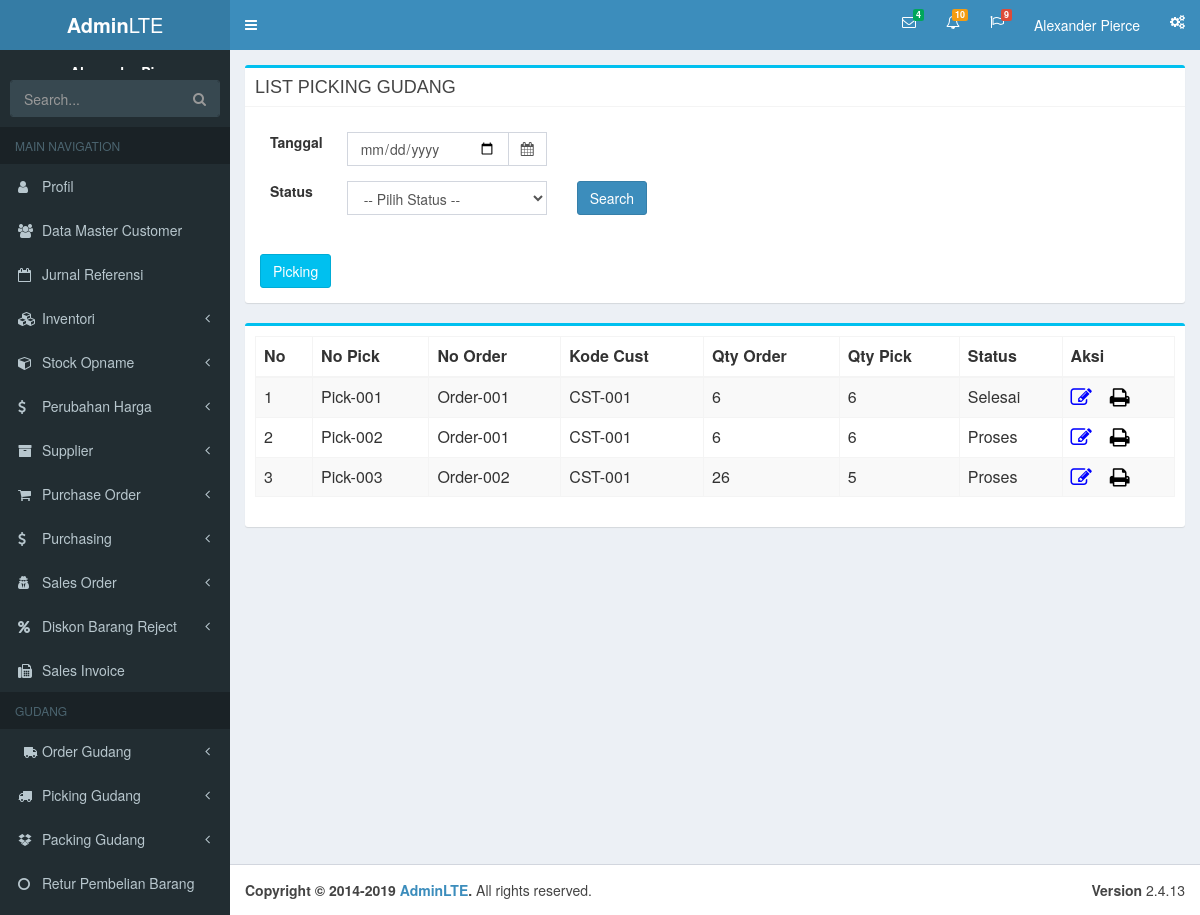
The app's page /picking_gudang/list.php, older data.
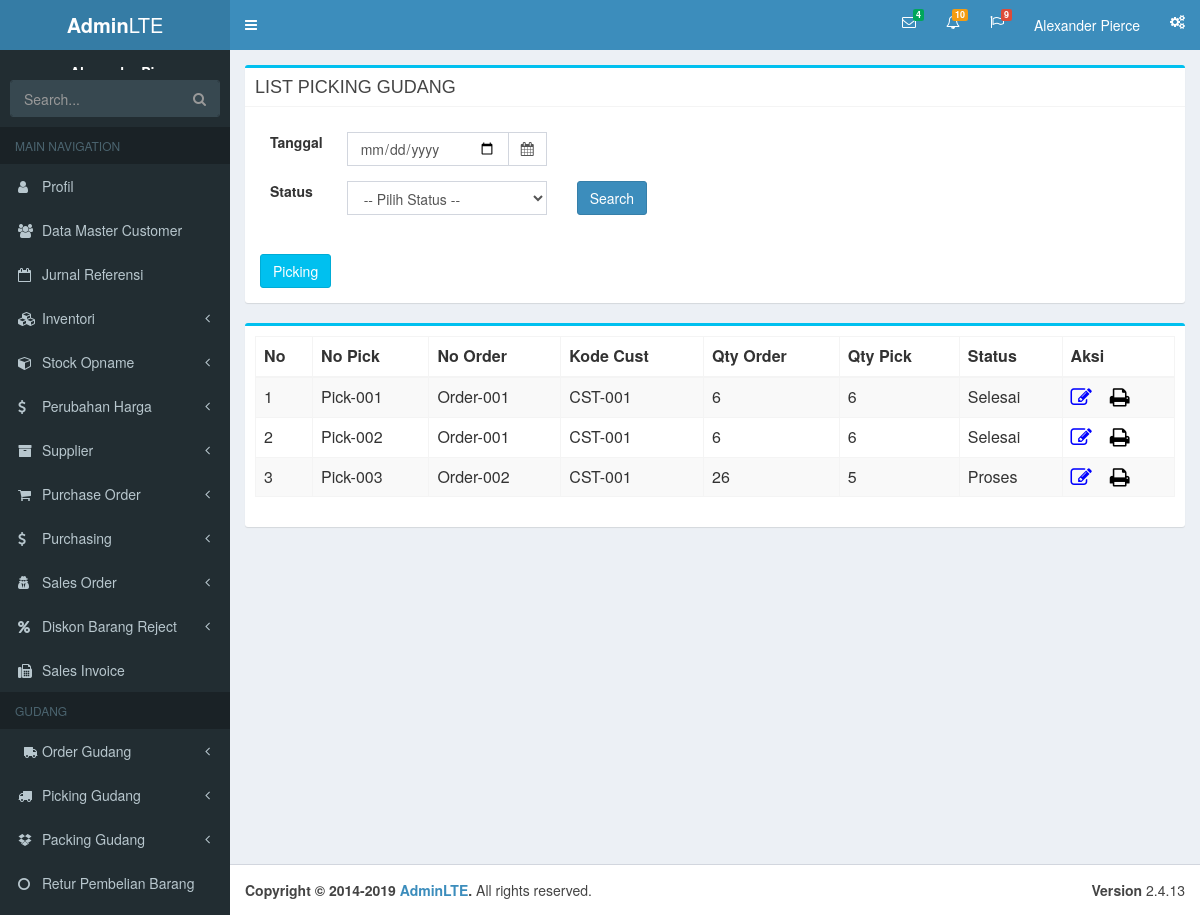
The same page, newer data.
### tables this page shows
CREATE TABLE `picking` (
  `nomor_picking` varchar(255) NOT NULL,
  `nomor_order` varchar(255) NOT NULL,
  `kode_customer` varchar(255) NOT NULL,
  `status` varchar(255) NOT NULL,
  `total` varchar(255) NOT NULL,
  `tanggal` date NOT NULL,
  `created_at` timestamp NOT NULL DEFAULT current_timestamp(),
  `updated_at` timestamp NULL DEFAULT NULL ON UPDATE current_timestamp()
);

CREATE TABLE `order_gudang` (
  `nomor_order` varchar(255) NOT NULL,
  `tanggal` date NOT NULL,
  `nomor_so` varchar(255) NOT NULL,
  `kode_customer` varchar(255) NOT NULL,
  `keterangan` varchar(255) NOT NULL,
  `total` varchar(255) NOT NULL,
  `created_at` timestamp NOT NULL DEFAULT current_timestamp(),
  `updated_at` timestamp NULL DEFAULT NULL ON UPDATE current_timestamp()
);

### env.php (called while the page is built, shortened)
<?php
$host = "localhost";
$user = "root";
$password = "";
$dbname = "brasco_pusat";
$conn = mysqli_connect($host, $user, $password, $dbname);
function query($query)
{
  global $conn;
  $result = mysqli_query($conn, $query);
  $rows = [];
  while ($row = mysqli_fetch_assoc($result)) {
    $rows[] = $row;
  }
  return $rows;
}

### picking_gudang/list.php (the view, shortened to what this page needs)
<?php
require '../env.php';
$datas =  query("SELECT * FROM picking");
?>
<?php include('../templates/header.php') ?>
<div class="content-wrapper">
    <section class="content">
        <div class="box box-info">
            <div class="">
                <div class="box-header with-border">
                    <h3 class="box-title">LIST PICKING GUDANG</h3>
                </div>
                <div class="panel-body">
                    <form class="form-horizontal" action="" method="POST">
                        <div class="box-body">
                            <div class="form-group">
                                <label class="col-sm-1 col-xs-3">Tanggal</label>
                                <div class="col-sm-3 col-xs-3">
                                    <div class="input-group">
                                        <input type="date" id="formtanggal" name="tanggal" class="form-control">
                                        <div class="input-group-addon">
                                            <i class="fa fa-calendar"></i>
                                        </div>
                                    </div>
                                </div>
                            </div>
                            <div class="form-group">
                                <label class="col-sm-1 col-xs-3">Status</label>
                                <div class="col-sm-3 col-xs-6">
                                    <select name="status" id="status" class="form-control">
                                        <option value="0">-- Pilih Status -- </option>
                                    </select>
                                </div>
                                <div class="col-sm-1 col-xs-1">
                                    <button type="submit" name="search" class="btn btn-primary">Search</button>
                                </div>
                            </div>
                        </div>
                    </form>
                    <a href="picking_gudang/input.php" class="btn btn-info">Picking</a>
                </div>
            </div>
        </div>
        <div class="box box-info">
            <div class="box-body">
                <div>
                    <div>
                        <div class="table-responsive">
                            <table class="table table-bordered table-striped">
                                <thead class="thead-dark">
                                    <tr>
                                        <th>No </th>
                                        <th>No Pick</th>
                                        <th>No Order</th>
                                        <th>Kode Cust</th>
                                        <th>Qty Order</th>
                                        <th>Qty Pick</th>
                                        <th>Status</th>
                                        <th>Aksi</th>
                                    </tr>
                                </thead>
                                <tbody>
                                    <?php $i = 1;
                                    foreach ($datas as $data) :
                                        $val = query(sprintf("SELECT * FROM order_gudang WHERE nomor_order = '%s'", $data['nomor_order']))[0];
                                        ?>
                                        <tr>
                                            <td><?= $i ?></td>
                                            <td><?= $data['nomor_picking'] ?></td>
                                            <td><?= $data['nomor_order'] ?></td>
                                            <td><?= $data['kode_customer'] ?></td>
                                            <td><?= $val['total'] ?></td>
                                            <td><?= $data['total'] ?></td>
                                            <td><?= $data['status'] ?></td>
                                            <td>
                                                <a href="picking_gudang/edit.php?kode=<?= $data['nomor_picking'] ?>" style="color: blue"><span class="fa fa-edit fa-lg"></span></a>&nbsp&nbsp&nbsp
                                                <a href="picking_gudang/cetak.php?kode=<?= $data['nomor_picking'] ?>" target="_blank" style="color: black"><span class="fa fa-print fa-lg"></span></a>
                                            </td>
                                        </tr>
                                    <?php $i++;
                                    endforeach; ?>
                                </tbody>
                            </table>
                        </div>
                    </div>
                </div>
            </div>
        </div>
    </section>
</div>
<?php include('../templates/footer.php') ?>

Row changes from the older to the newer data that the page shows:
changed picking "Pick-002": status "Proses" → "Selesai"
